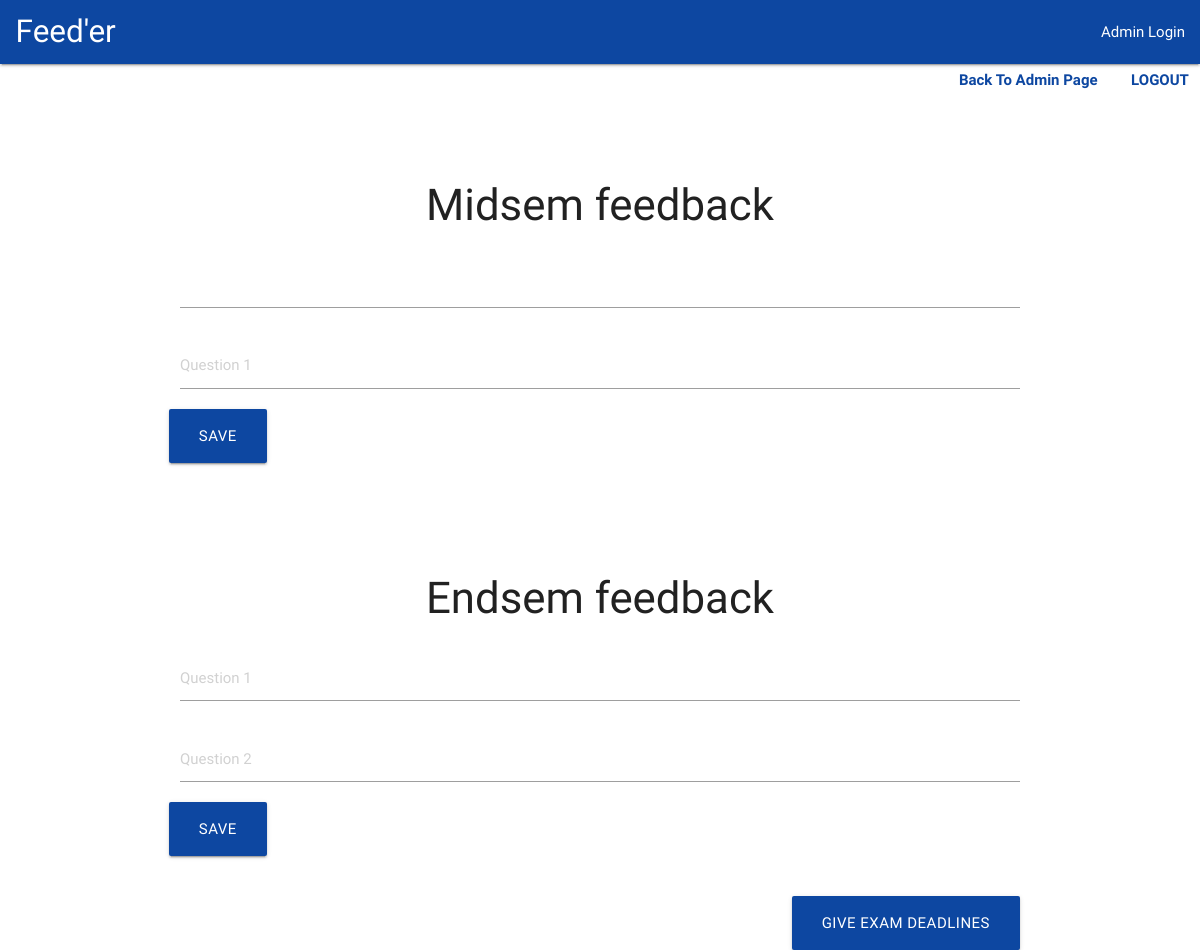
The page /adminApp/feedbackform/CS 213/ on the database as committed earlier.
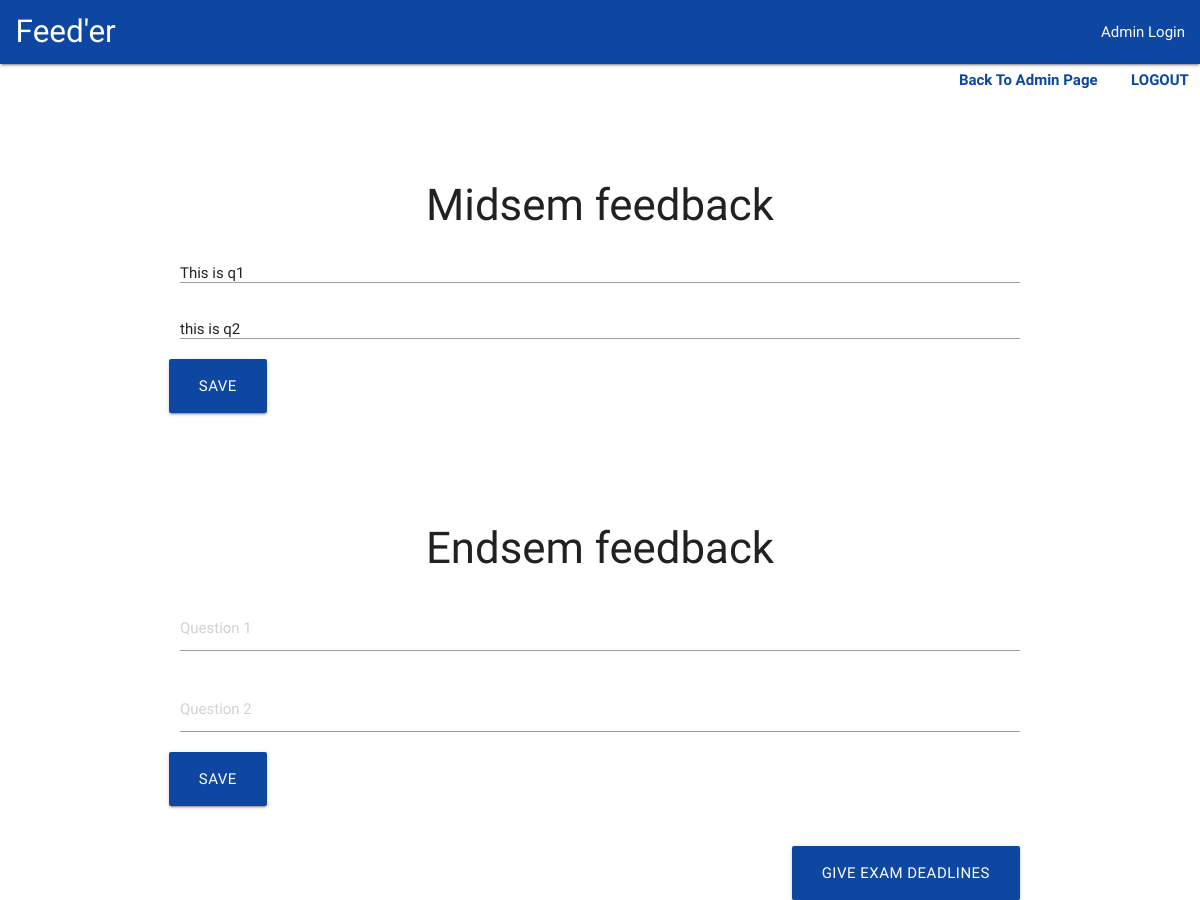
The same page on the database as committed later.
### adminApp/models.py (models this page shows, shortened)
class course(models.Model):
    course_name = models.CharField(max_length=50)
    course_number = models.CharField(max_length=20)
    mid_deadline = models.DateField(null="true")
    end_deadline = models.DateField(null="true")

class midsemquestion(models.Model):
    ques = models.CharField(max_length=1000)
    course = models.ForeignKey('course')
    def __str__(self):
        return self.ques

### adminApp/views.py (the view)
# urls.py: url(r'^feedbackform/(?P<course_number>[\d\D]+)/',views.feedbackform,name="feedback"),
def feedbackform(request,course_number):
    coursecurrent = course.objects.get(course_number=course_number)
    context ={"course": coursecurrent, 'endques': coursecurrent.endsemquestion_set.all(), 'midques': coursecurrent.midsemquestion_set.all()}
    return render(request,"adminApp/feedback.html",context)

### adminApp/templates/adminApp/feedback.html (shortened to what this page needs)
{% extends "homepage/base.html" %}
{% block content %}
<a href="/adminApp/logout_admin">
          <h6 class="header right" style="color:#0d47a1;"><b>&nbsp;&nbsp;&nbsp;&nbsp;&nbsp;&nbsp;LOGOUT</b>&nbsp;&nbsp;&nbsp;</h6>
    </a>
<a href="/adminApp/welcome">
<h6 class="header right" style="color:#0d47a1;"><b>Back To Admin Page</b>&nbsp;&nbsp;&nbsp;</h6>
    </a>
    <br><br>
<div class="container">
  <div id="midfeed"  style="padding-top:50px;">
    <h3 align="center">Midsem feedback</h3>
        <div class="row">
        <form class="col s12" name="midform" method="post" action="/adminApp/mid_feedback/">
          <div class="row">
            <div class="input-field col s12">
              <input name= "q1" id="q1" value="{{midques.0}}" class="materialize-textarea" class="validate"></input>
            </div>
            <div class="input-field col s12">
              <input name="q2" id="q2" type="text" placeholder="Question 1" class="materialize-textarea"  value="{{midques.1}}" class="validate"></input>
            </div>
            <button class="btn btn-large blue darken-4" type="submit" name="action">Save</button>
          </div>
        </form>
      </div>
  </div>
</div>
<div class="container">
  <div id="endfeed"  style="padding-top:50px;">
    <h3 align="center">Endsem feedback</h3>
        <div class="row">
        <form class="col s12" name="endform" method="post" action="/adminApp/end_feedback/">
          <div class="row">
            <div class="input-field col s12">
              <input name= "q1" id="q1" type="text" placeholder="Question 1" class="materialize-textarea" value="{{endques.0}}" class="validate"></input>
            </div>
            <div class="input-field col s12">
              <input name="q2" id="q2" type="text" placeholder="Question 2" class="materialize-textarea" value="{{endques.1}}" class="validate"></input>
            </div>
            <button class="btn btn-large blue darken-4" type="submit" name="action">Save</button>
          </div>
        </form>
      </div>
       <a href="/adminApp/deadlineform/{{course.course_number}}">
          <button class="btn btn-large blue darken-4 right" name="action">Give Exam Deadlines</button>
        </a>
  </div>
</div>
{% endblock %}

### homepage/templates/homepage/base.html (shortened to what this page needs)
<!DOCTYPE html>
<html lang="en">
<head>
    {% load staticfiles %}
    <link rel="stylesheet" href="{% static 'homepage/css/materialize.min.css' %}" type = "text/css"/>
</head>
<body>
    <nav>
        <div class="nav-wrapper blue darken-4">
            <a href="/" class="brand-logo">&nbsp;&nbsp;Feed'er</a>
          <ul id="nav-mobile" class="right hide-on-med-and-down">
            <li><a href="/adminApp">Admin Login</a></li>
          </ul>
        </div>
    </nav>
    {% block content %}
    {% endblock %}
</body>
</html>

Rows that differ between the two databases and show on the page:
now on this page (row edited): course: q1 "This is q1"
added midsemquestion: q2 "this is q2"
